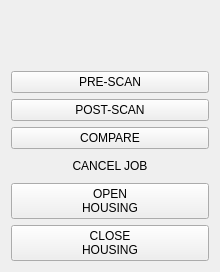
        <widget class="QWidget" name="control_panel" native="true">
         <property name="minimumSize">
          <size>
           <width>220</width>
           <height>0</height>
          </size>
         </property>
         <property name="maximumSize">
          <size>
           <width>220</width>
           <height>16777215</height>
          </size>
         </property>
         <layout class="QVBoxLayout" name="verticalLayout_14">
          <item>
           <spacer name="verticalSpacer_7">
            <property name="orientation">
             <enum>Qt::Vertical</enum>
            </property>
            <property name="sizeType">
             <enum>QSizePolicy::Fixed</enum>
            </property>
            <property name="sizeHint" stdset="0">
             <size>
              <width>20</width>
              <height>20</height>
             </size>
            </property>
           </spacer>
          </item>
          <item>
           <widget class="QLabel" name="lblLogo">
            <property name="maximumSize">
             <size>
              <width>180</width>
              <height>65</height>
             </size>
            </property>
            <property name="text">
             <string/>
            </property>
            <property name="pixmap">
             <pixmap resource="resource.qrc">:/icon/icon/Jacon Equipment Logo PNG.png</pixmap>
            </property>
            <property name="scaledContents">
             <bool>true</bool>
            </property>
            <property name="alignment">
             <set>Qt::AlignHCenter|Qt::AlignTop</set>
            </property>
           </widget>
          </item>
          <item>
           <spacer name="verticalSpacer_8">
            <property name="orientation">
             <enum>Qt::Vertical</enum>
            </property>
            <property name="sizeType">
             <enum>QSizePolicy::Fixed</enum>
            </property>
            <property name="sizeHint" stdset="0">
             <size>
              <width>20</width>
              <height>20</height>
             </size>
            </property>
           </spacer>
          </item>
          <item>
           <widget class="QPushButton" name="btnPreScan">
            <property name="sizePolicy">
             <sizepolicy hsizetype="Minimum" vsizetype="Expanding">
              <horstretch>0</horstretch>
              <verstretch>0</verstretch>
             </sizepolicy>
            </property>
            <property name="text">
             <string>PRE-SCAN</string>
            </property>
           </widget>
          </item>
          <item>
           <widget class="QPushButton" name="btnPostScan">
            <property name="sizePolicy">
             <sizepolicy hsizetype="Minimum" vsizetype="Expanding">
              <horstretch>0</horstretch>
              <verstretch>0</verstretch>
             </sizepolicy>
            </property>
            <property name="text">
             <string>POST-SCAN</string>
            </property>
           </widget>
          </item>
          <item>
           <widget class="QPushButton" name="btnCompare">
            <property name="sizePolicy">
             <sizepolicy hsizetype="Minimum" vsizetype="Expanding">
              <horstretch>0</horstretch>
              <verstretch>0</verstretch>
             </sizepolicy>
            </property>
            <property name="text">
             <string>COMPARE</string>
            </property>
           </widget>
          </item>
          <item>
           <widget class="QPushButton" name="btnCancel">
            <property name="sizePolicy">
             <sizepolicy hsizetype="Minimum" vsizetype="Expanding">
              <horstretch>0</horstretch>
              <verstretch>0</verstretch>
             </sizepolicy>
            </property>
            <property name="text">
             <string>CANCEL JOB</string>
            </property>
            <property name="iconSize">
             <size>
              <width>64</width>
              <height>64</height>
             </size>
            </property>
            <property name="flat">
             <bool>true</bool>
            </property>
           </widget>
          </item>
          <item>
           <widget class="QPushButton" name="btnOpenScanner">
            <property name="sizePolicy">
             <sizepolicy hsizetype="Minimum" vsizetype="Expanding">
              <horstretch>0</horstretch>
              <verstretch>0</verstretch>
             </sizepolicy>
            </property>
            <property name="text">
             <string>OPEN
HOUSING</string>
            </property>
           </widget>
          </item>
          <item>
           <widget class="QPushButton" name="btnCloseScanner">
            <property name="sizePolicy">
             <sizepolicy hsizetype="Minimum" vsizetype="Expanding">
              <horstretch>0</horstretch>
              <verstretch>0</verstretch>
             </sizepolicy>
            </property>
            <property name="text">
             <string>CLOSE
HOUSING</string>
            </property>
           </widget>
          </item>
          <item>
           <spacer name="verticalSpacer_9">
            <property name="orientation">
             <enum>Qt::Vertical</enum>
            </property>
            <property name="sizeHint" stdset="0">
             <size>
              <width>0</width>
              <height>0</height>
             </size>
            </property>
           </spacer>
          </item>
         </layout>
        </widget>
